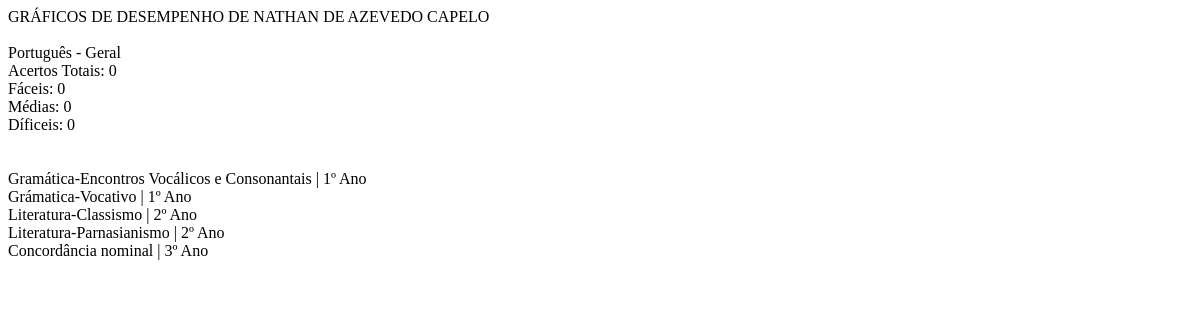
/php/desempenho_especifico.php?materia=1 (signed in), run on an earlier commit of the app's database.
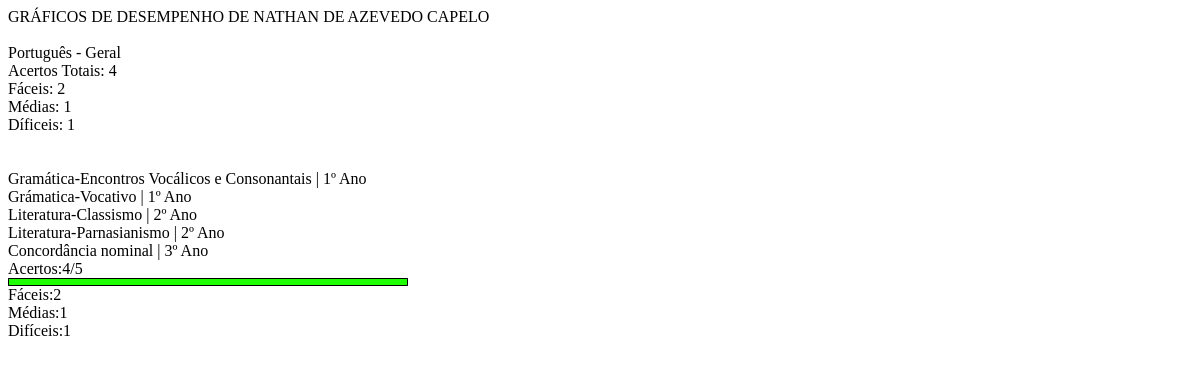
And on a later commit of the database.
### tables this page shows
CREATE TABLE IF NOT EXISTS `usuario` (
  `ID_usuario` int(3) NOT NULL AUTO_INCREMENT,
  `nome_usuario` varchar(100) NOT NULL,
  `data_nasc` date NOT NULL,
  `escolaridade` varchar(50) NOT NULL,
  `email_usuario` varchar(100) NOT NULL,
  `senha_usuario` varchar(15) NOT NULL,
  `serie_ano` varchar(30) NOT NULL,
  PRIMARY KEY (`ID_usuario`)
);

CREATE TABLE IF NOT EXISTS `materias` (
  `ID_materia` int(2) NOT NULL AUTO_INCREMENT,
  `nome_mat` varchar(15) NOT NULL,
  PRIMARY KEY (`ID_materia`)
);

CREATE TABLE IF NOT EXISTS `conteudos` (
  `ID_cont` int(2) NOT NULL AUTO_INCREMENT,
  `texto` text NOT NULL,
  `cod_mat` int(2) NOT NULL,
  `cod_adm` int(1) NOT NULL,
  `ano` int(1) NOT NULL,
  `assunto` varchar(70) NOT NULL,
  PRIMARY KEY (`ID_cont`),
  KEY `fk_conteudos_administrador` (`cod_adm`),
  KEY `fk_conteudos_materias` (`cod_mat`)
);

CREATE TABLE IF NOT EXISTS `responde` (
  `ID_usuario` int(2) NOT NULL,
  `acertos` int(3) NOT NULL,
  `id_cont` int(2) NOT NULL,
  `faceis` int(11) NOT NULL,
  `medias` int(11) NOT NULL,
  `dificeis` int(11) NOT NULL,
  KEY `fk_responde_usuario` (`ID_usuario`),
  KEY `fk_responde_conteudo` (`id_cont`)
);

### php/desempenho_especifico.php (the view, shortened to what this page needs)
<?php
include 'conecta.php';
$mat = $_GET['materia'];
$email_sessao = $_SESSION['email_usuario'];
$AcertosTotais = 0;
$FaceisTotais = 0;
$MediasTotais = 0;
$DificeisTotais = 0;
$cor = "";
$consultaUsu0 = "SELECT * FROM usuario WHERE email_usuario LIKE '$email_sessao'";
$conUsu0 = mysqli_query($conexao, $consultaUsu0);
  while ($mostrarUsu0 = mysqli_fetch_array($conUsu0)) {
    $ID_usuario = $mostrarUsu0['ID_usuario'];
  }
$consultaCont0 = "SELECT * FROM conteudos WHERE cod_mat LIKE '$mat'";
$conCont0 = mysqli_query($conexao, $consultaCont0);
  while ($mostrarCont0 = mysqli_fetch_array($conCont0)) {
    $cont = $mostrarCont0['ID_cont'];
    $consultaResp0 = "SELECT * FROM responde WHERE ID_usuario LIKE '$ID_usuario' AND id_cont LIKE '$cont'";
    $conResp0 = mysqli_query($conexao, $consultaResp0);
      while ($mostrarResp0 = mysqli_fetch_array($conResp0)) {
        $AcertosTotais += $mostrarResp0['acertos'];
        $FaceisTotais += $mostrarResp0['faceis'];
        $MediasTotais += $mostrarResp0['medias'];
        $DificeisTotais += $mostrarResp0['dificeis'];
      }
  }
$consultaUsu = "SELECT * FROM usuario WHERE email_usuario LIKE '$email_sessao'";
$conUsu = mysqli_query($conexao, $consultaUsu);
  while ($mostrarUsu = mysqli_fetch_array($conUsu)) {
    echo "GRÁFICOS DE DESEMPENHO DE " . strtoupper($mostrarUsu['nome_usuario']) . "<br><br>";
    $ID_usuario = $mostrarUsu['ID_usuario'];
  }
$consultaMat = "SELECT * FROM materias WHERE ID_materia LIKE '$mat'";
$conMat = mysqli_query($conexao, $consultaMat);
  while ($mostrarMat = mysqli_fetch_array($conMat)) {
    echo "".$mostrarMat['nome_mat']." - Geral<br>";
    echo "Acertos Totais: $AcertosTotais<br>";
    echo "Fáceis: $FaceisTotais<br>";
    echo "Médias: $MediasTotais<br>";
    echo "Díficeis: $DificeisTotais<br><br><br>";
  }
$consultaCont = "SELECT * FROM conteudos WHERE cod_mat LIKE '$mat'";
$conCont = mysqli_query($conexao, $consultaCont);
  while ($mostrarCont = mysqli_fetch_array($conCont)) {
    echo "".$mostrarCont['assunto']." | " . $mostrarCont['ano'] . "º Ano <br>";
    $cont = $mostrarCont['ID_cont'];
    $consultaResp = "SELECT * FROM responde WHERE ID_usuario LIKE '$ID_usuario' AND id_cont LIKE '$cont'";
    $conResp = mysqli_query($conexao, $consultaResp);
      while ($mostrarResp = mysqli_fetch_array($conResp)) {
        if($mostrarResp['acertos'] == "4"){
          $cor = "cor4";
        }
        echo "Acertos:".$mostrarResp['acertos']."/5<br>";
        echo "<input class='$cor' type='none' readonly='true'><br>";
        echo "Fáceis:".$mostrarResp['faceis']."<br>";
        echo "Médias:".$mostrarResp['medias']."<br>";
        echo "Difíceis:".$mostrarResp['dificeis']."<br><br>";
      }
  }
?>

What changed in the data, as far as the page shows it:
computed for materias "Português": AcertosTotais "0" → "4"; FaceisTotais "0" → "2"; MediasTotais "0" → "1"; DificeisTotais "0" → "1"
added responde: acertos "4", faceis "2", medias "1", dificeis "1", shown under conteudos "Concordância nominal"
